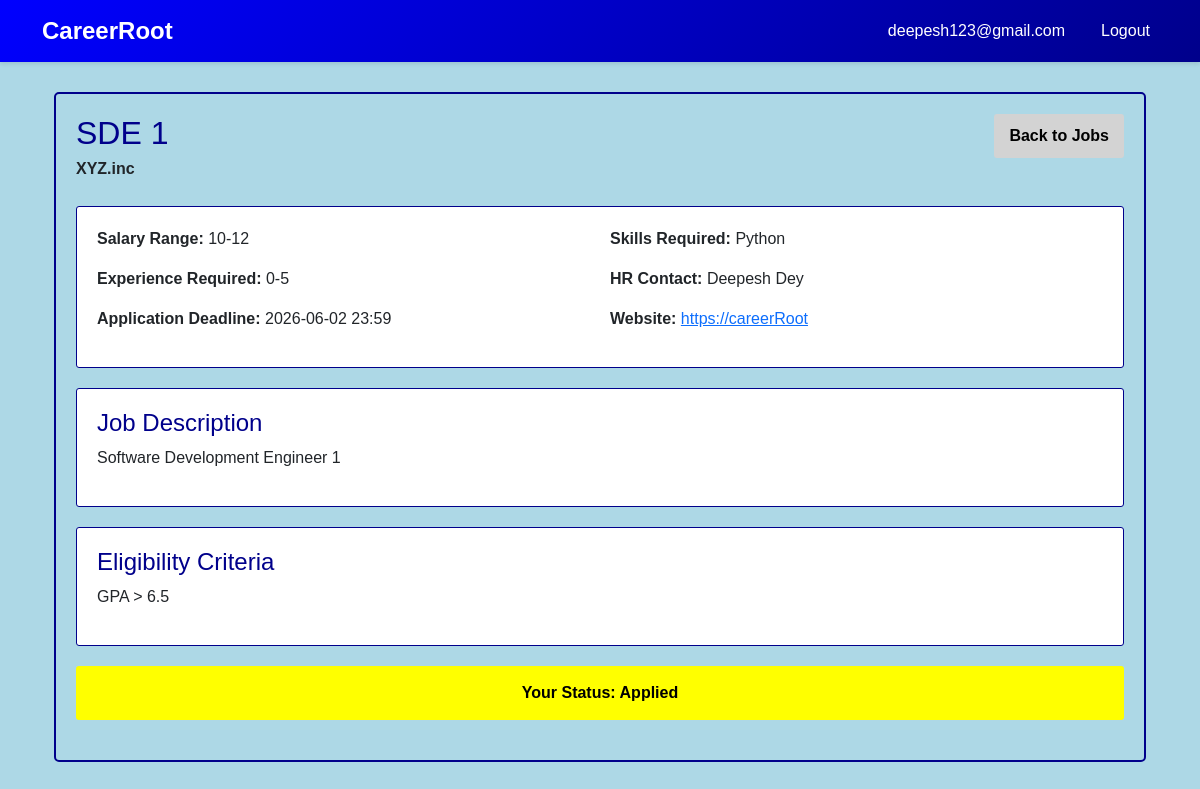
Page /student/job/1 (signed in) on the committed database.
### models.py (models this page shows, shortened)
class Student(db.Model):
    __tablename__ = 'student'
    student_id = db.Column(db.Integer, primary_key=True, autoincrement=True)
    name = db.Column(db.String(150), nullable=False)
    email = db.Column(db.String(120), unique=True, nullable=False)
    password = db.Column(db.String(255), nullable=False)
    phone = db.Column(db.String(15), nullable=True)
    department = db.Column(db.String(100), nullable=True)
    cgpa = db.Column(db.Float, nullable=True)
    resume_path = db.Column(db.String(255), nullable=True)  # Path to uploaded resume
    blacklist_status = db.Column(db.Boolean, default=False)  # True = blacklisted
    created_at = db.Column(db.DateTime, default=datetime.utcnow)
    updated_at = db.Column(db.DateTime, default=datetime.utcnow, onupdate=datetime.utcnow)
    applications = db.relationship('Application', backref='student', lazy=True, cascade='all, delete-orphan')
    placements = db.relationship('Placement', backref='student', lazy=True, cascade='all, delete-orphan')

class PlacementDrive(db.Model):
    __tablename__ = 'placement_drive'
    drive_id = db.Column(db.Integer, primary_key=True, autoincrement=True)
    company_id = db.Column(db.Integer, db.ForeignKey('company.company_id'), nullable=False)
    job_title = db.Column(db.String(150), nullable=False)
    job_description = db.Column(db.Text, nullable=True)
    eligibility_criteria = db.Column(db.Text, nullable=True)
    skills_required = db.Column(db.Text, nullable=True)  #comma separated skills
    experience_required = db.Column(db.String(100), nullable=True)  #e.g., 0-2 years
    salary_range = db.Column(db.String(100), nullable=True)  #e.g., 5-8 LPA
    application_deadline = db.Column(db.DateTime, nullable=False)
    status = db.Column(
        db.String(20),
        default=DriveStatus.PENDING.value,
        nullable=False
    )  # pending, aproved, closed
    created_at = db.Column(db.DateTime, default=datetime.utcnow)
    updated_at = db.Column(db.DateTime, default=datetime.utcnow, onupdate=datetime.utcnow)
    applications = db.relationship('Application', backref='drive', lazy=True, cascade='all, delete-orphan')
    placements = db.relationship('Placement', backref='drive', lazy=True, cascade='all, delete-orphan')

class Company(db.Model):
    __tablename__ = 'company'
    company_id = db.Column(db.Integer, primary_key=True, autoincrement=True)
    company_name = db.Column(db.String(150), nullable=False)
    email = db.Column(db.String(120), unique=True, nullable=False)
    password = db.Column(db.String(255), nullable=False)
    hr_contact = db.Column(db.String(100), nullable=True)
    website = db.Column(db.String(255), nullable=True)
    approval_status = db.Column(
        db.String(20),
        default=ApprovalStatus.PENDING.value,
        nullable=False
    )  #pending/aproved/rejected
    blacklist_status = db.Column(db.Boolean, default=False)  # True = blacklisted
    created_at = db.Column(db.DateTime, default=datetime.utcnow)
    updated_at = db.Column(db.DateTime, default=datetime.utcnow, onupdate=datetime.utcnow)
    drives = db.relationship('PlacementDrive', backref='company', lazy=True, cascade='all, delete-orphan')

class Application(db.Model):
    __tablename__ = 'application'
    application_id = db.Column(db.Integer, primary_key=True, autoincrement=True)
    student_id = db.Column(db.Integer, db.ForeignKey('student.student_id'), nullable=False)
    drive_id = db.Column(db.Integer, db.ForeignKey('placement_drive.drive_id'), nullable=False)
    application_date = db.Column(db.DateTime, default=datetime.utcnow)
    status = db.Column(
        db.String(20),
        default=ApplicationStatus.APPLIED.value,
        nullable=False
    )  #Applied, Shortlisted, Selected, Rejected
    created_at = db.Column(db.DateTime, default=datetime.utcnow)
    updated_at = db.Column(db.DateTime, default=datetime.utcnow, onupdate=datetime.utcnow)
    placement = db.relationship('Placement', backref='application', uselist=False, cascade='all, delete-orphan')
    __table_args__ = (db.UniqueConstraint('student_id', 'drive_id', name='unique_student_drive'),)

### app.py (the view)
@app.route('/student/job/<int:drive_id>')
def student_job_details(drive_id):
    if session.get('user_type') != 'student':
        flash('Unauthorized access', 'danger')
        return redirect(url_for('homepage'))
    drive = PlacementDrive.query.get(drive_id)
    if not drive:
        flash('Job not found', 'danger')
        return redirect(url_for('student_jobs'))
    company = Company.query.get(drive.company_id)
    student = Student.query.get(session.get('user_id'))
    application = Application.query.filter_by(
        student_id=student.student_id,
        drive_id=drive_id
    ).first()
    return render_template('student_job_details.html', drive=drive, company=company, student=student, application=application)

### templates/student_job_details.html
{% extends "base.html" %}
{% block content %}
<div class="container" style="margin-top:30px; margin-bottom:30px;">
    <div style="background-color:lightblue; padding:20px; border:2px solid darkblue; border-radius:5px;">
        <div style="display:flex; justify-content:space-between; align-items:start; margin-bottom:20px;">
            <div>
                <h2 style="color:darkblue; margin:0;">{{ drive.job_title }}</h2>
                <p style="margin:5px 0; font-size:16px;"><strong>{{ drive.company.company_name }}</strong></p>
            </div>
            <a href="{{ url_for('student_jobs') }}" style="background-color:lightgray; color:black; padding:10px 15px; border:none; border-radius:3px; text-decoration:none; font-weight:bold;">
                Back to Jobs
            </a>
        </div>
        <div style="background-color:white; padding:20px; border:1px solid darkblue; border-radius:3px; margin-bottom:20px;">
            <div style="display:grid; grid-template-columns: 1fr 1fr; gap:20px;">
                <div>
                    <p><strong>Salary Range:</strong> {{ drive.salary_range or 'Not specified' }}</p>
                    <p><strong>Experience Required:</strong> {{ drive.experience_required or 'Not specified' }}</p>
                    <p><strong>Application Deadline:</strong> {{ drive.application_deadline.strftime('%Y-%m-%d %H:%M') }}</p>
                </div>
                <div>
                    <p><strong>Skills Required:</strong> {{ drive.skills_required or 'Not specified' }}</p>
                    <p><strong>HR Contact:</strong> {{ drive.company.hr_contact or 'Not provided' }}</p>
                    <p><strong>Website:</strong> {% if drive.company.website %}<a href="{{ drive.company.website }}" target="_blank">{{ drive.company.website }}</a>{% else %}Not provided{% endif %}</p>
                </div>
            </div>
        </div>
        <div style="background-color:white; padding:20px; border:1px solid darkblue; border-radius:3px; margin-bottom:20px;">
            <h4 style="color:darkblue; margin-top:0;">Job Description</h4>
            <p style="white-space:pre-wrap;">{{ drive.job_description or 'Not provided' }}</p>
        </div>
        <div style="background-color:white; padding:20px; border:1px solid darkblue; border-radius:3px; margin-bottom:20px;">
            <h4 style="color:darkblue; margin-top:0;">Eligibility Criteria</h4>
            <p style="white-space:pre-wrap;">{{ drive.eligibility_criteria or 'Not specified' }}</p>
        </div>
        <div style="margin-top:20px;">
            {% if application %}
                <div style="background-color:yellow; color:black; padding:15px; border-radius:3px; text-align:center; margin-bottom:20px;">
                    <p style="margin:0; font-weight:bold;">Your Status: {{ application.status }}</p>
                </div>
            {% else %}
                <form method="POST" action="{{ url_for('student_apply_job', drive_id=drive.drive_id) }}">
                    <button type="submit" style="background-color:green; color:white; padding:12px 30px; border:none; border-radius:3px; cursor:pointer; font-weight:bold; font-size:16px;">
                        Apply Now
                    </button>
                </form>
            {% endif %}
        </div>
    </div>
</div>
{% endblock %}

### templates/base.html (shortened to what this page needs)
<!DOCTYPE html>
<html lang="en">
<head>
    <link href="https://cdn.jsdelivr.net/npm/bootstrap@5.3.0/dist/css/bootstrap.min.css" rel="stylesheet">
</head>
<body>
    <nav class="navbar navbar-expand navbar-dark">
        <div class="container">
            <a class="navbar-brand" href="/">CareerRoot</a>
            <ul class="navbar-nav ms-auto">
                {% if session.get('user_type') %}
                    <li class="nav-item">
                        <span class="nav-link">{{ session.get('username') }}</span>
                    </li>
                    <li class="nav-item">
                        <a class="nav-link" href="{{ url_for('logout') }}">Logout</a>
                    </li>
                {% else %}
                    <li class="nav-item">
                        <a class="nav-link" href="{{ url_for('login') }}">Login</a>
                    </li>
                {% endif %}
            </ul>
        </div>
    </nav>
    <div class="container">
        {% block content %}{% endblock %}
    </div>
</body>
</html>

### templates/base.html (style rules this page uses)
:root { --primary-color: blue; --secondary-color: darkblue; --danger-color: red; --success-color: green; }
body { font-family: 'Arial', sans-serif; background-color: lightblue; }
.navbar { background: linear-gradient(135deg, var(--primary-color) 0%, var(--secondary-color) 100%); box-shadow: 0 2px 4px rgba(0,0,0,0.1); }
.navbar-brand { font-weight: 700; font-size: 1.5rem; }
.nav-link { color: white !important; margin-left: 20px; }

### rows in the picture
Student: get "deepesh123@gmail.com"
PlacementDrive: job_title "SDE 1", salary_range "10-12", experience_required "0-5", application_deadline "2026-06-02 23:59", skills_required "Python", job_description "Software Development Engineer 1", eligibility_criteria "GPA > 6.5"
Company: company.company_name "XYZ.inc", company "Deepesh Dey", company.website "https://careerRoot"
Application: status "Applied"
